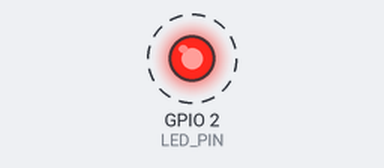
A sketch run on a simulated ESP32. Parts: output pins drawn as LEDs (lit = HIGH). Dashed ring = blinking. WiFi joins after 1.5 s; servers stay silent unless stated; what the sketch prints to the serial monitor is not drawn.

Above: at 2.5 s.
Timing chart, 0 to 6.7 s (numbered marks = the images above):
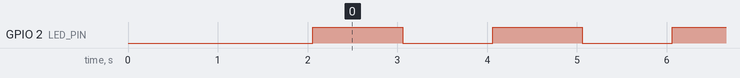

Measured:
- by itself, GPIO 2 (LED_PIN): alternates HIGH for 1.0 s and LOW for 1.0 s

The sketch:

LB02_Ex01_Code.ino
```cpp
#include <Arduino.h>
#include <WiFi.h>
#include <ArduinoOTA.h>

// ─── Configuration ────────────────────────────────────────────────
const char* WIFI_SSID     = "Kalara-WiFi";       // Replace with your Wi-Fi SSID
const char* WIFI_PASSWORD = "Pasa2001#";   // Replace with your Wi-Fi password

const char* FIRMWARE_VERSION = "1.0.0";
const char* HOSTNAME         = "ESP32-OTA-v1";

const int LED_PIN       = 2;      // Built-in LED / GPIO 2 via 220Ω resistor
const int BLINK_DELAY   = 1000;   // 1 second blink interval (V1 pattern)

void printBanner();
void connectToWiFi();
void setupOTA();
void blinkLED();

// ─── Setup ────────────────────────────────────────────────────────
void setup() {
  Serial.begin(115200);
  delay(500);
  pinMode(LED_PIN, OUTPUT);

  printBanner();
  connectToWiFi();
  setupOTA();

  Serial.println("✅ System ready. Waiting for OTA updates...");
  Serial.println("─────────────────────────────────────────────");
}

// ─── Loop ─────────────────────────────────────────────────────────
void loop() {
  ArduinoOTA.handle();   // Must be called in every loop iteration
  blinkLED();            // V1: slow blink (1 second on/off)
}

// ─── Wi-Fi Connection ─────────────────────────────────────────────
void connectToWiFi() {
  Serial.printf("\n📡 Connecting to Wi-Fi: %s\n", WIFI_SSID);
  WiFi.mode(WIFI_STA);
  WiFi.begin(WIFI_SSID, WIFI_PASSWORD);

  int attempts = 0;
  while (WiFi.status() != WL_CONNECTED) {
    delay(500);
    Serial.print(".");
    attempts++;
    if (attempts > 40) {
      Serial.println("\n❌ Wi-Fi connection failed! Restarting...");
      ESP.restart();
    }
  }

  Serial.println("\n✅ Wi-Fi Connected!");
  Serial.printf("   SSID      : %s\n", WiFi.SSID().c_str());
  Serial.printf("   IP Address: %s\n", WiFi.localIP().toString().c_str());
  Serial.printf("   Signal    : %d dBm\n", WiFi.RSSI());
}

// ─── OTA Configuration ────────────────────────────────────────────
void setupOTA() {
  ArduinoOTA.setHostname(HOSTNAME);
  // Optional: set a password for OTA security
  // ArduinoOTA.setPassword("admin");

  // ── OTA Event: Start ──────────────────────────────────────────
  ArduinoOTA.onStart([]() {
    String type = (ArduinoOTA.getCommand() == U_FLASH) ? "Sketch" : "Filesystem";
    Serial.println("\n🚀 OTA Update Started!");
    Serial.printf("   Update type: %s\n", type.c_str());
    digitalWrite(LED_PIN, LOW); // LED off during update
  });

  // ── OTA Event: End ────────────────────────────────────────────
  ArduinoOTA.onEnd([]() {
    Serial.println("\n✅ OTA Update Complete! Rebooting...");
    Serial.println("─────────────────────────────────────────────");
  });

  // ── OTA Event: Progress ───────────────────────────────────────
  ArduinoOTA.onProgress([](unsigned int progress, unsigned int total) {
    unsigned int percent = (progress / (total / 100));
    Serial.printf("\r⬆️  Uploading: [");
    int bars = percent / 5;                        // 20 bars total
    for (int i = 0; i < 20; i++) {
      Serial.print(i < bars ? "█" : "░");
    }
    Serial.printf("] %3u%%", percent);
  });

  // ── OTA Event: Error ──────────────────────────────────────────
  ArduinoOTA.onError([](ota_error_t error) {
    Serial.printf("\n❌ OTA Error [%u]: ", error);
    switch (error) {
      case OTA_AUTH_ERROR:    Serial.println("Authentication Failed"); break;
      case OTA_BEGIN_ERROR:   Serial.println("Begin Failed");          break;
      case OTA_CONNECT_ERROR: Serial.println("Connect Failed");        break;
      case OTA_RECEIVE_ERROR: Serial.println("Receive Failed");        break;
      case OTA_END_ERROR:     Serial.println("End Failed");            break;
      default:                Serial.println("Unknown Error");         break;
    }
  });

  ArduinoOTA.begin();

  Serial.println("\n📥 OTA Service Started");
  Serial.printf("   Hostname  : %s\n", HOSTNAME);
  Serial.printf("   OTA Port  : 3232 (default)\n");
}

// ─── LED Blink — V1 Pattern (Slow: 1s on / 1s off) ───────────────
void blinkLED() {
  static unsigned long lastToggle = 0;
  static bool ledState = false;

  if (millis() - lastToggle >= BLINK_DELAY) {
    lastToggle = millis();
    ledState = !ledState;
    digitalWrite(LED_PIN, ledState);
  }
}

// ─── Banner ───────────────────────────────────────────────────────
void printBanner() {
  Serial.println("─────────────────────────────────────────────");
  Serial.println("   ESP32 OTA Firmware Update Demo");
  Serial.printf("   Firmware Version : %s\n", FIRMWARE_VERSION);
  Serial.printf("   Compiled         : %s %s\n", __DATE__, __TIME__);
  Serial.println("─────────────────────────────────────────────");
}
```
